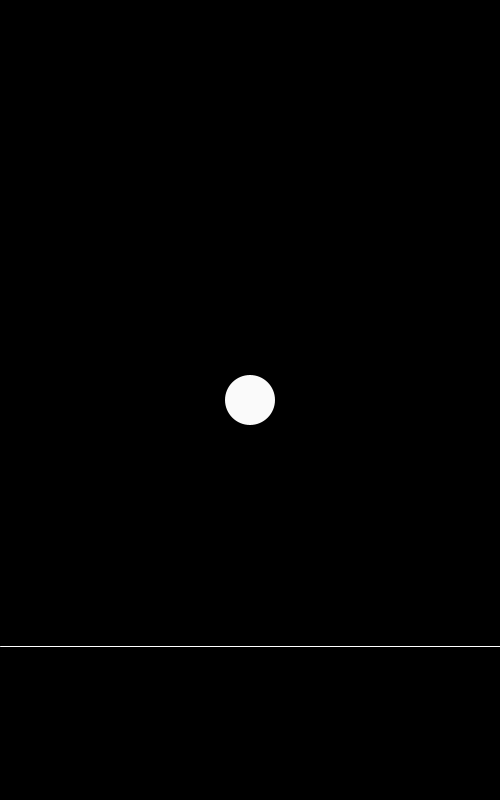
Frame 1 (no input)
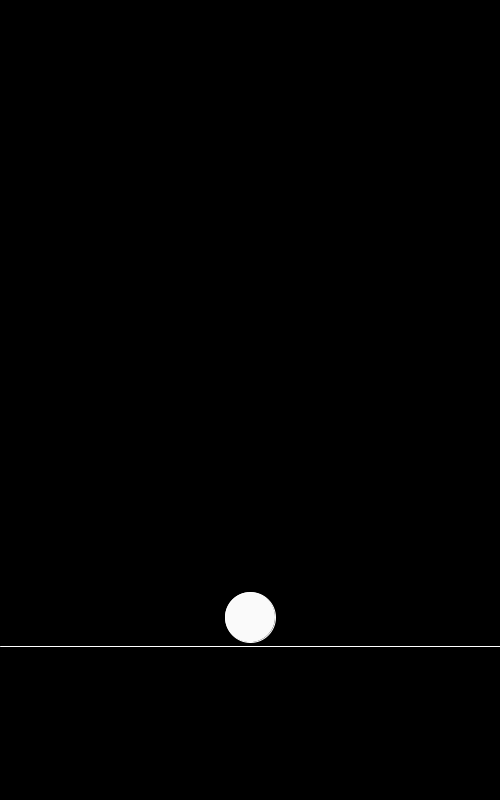
Frame 60 (the mouse pressed at the canvas centre just before this capture)
Frame 120 (the mouse held since frame 60 and released just before this capture): identical to frame 60, image omitted

The Processing sketch that drew these frames (run headless with seeded random() and noise(); from frame 60 on, the mouse is pressed at the canvas centre):

// Processing sketch: Gravity
// ── Gravity.pde
float ballX = 250,ballY=400,ballSpeed=0,ballDiameter = 50;
float gravity = 9.87;

void setup(){
  size(500,800);
  frameRate(10);
  noStroke();
  fill(250);
}
void draw(){
    background(0);
    ellipse(ballX,ballY,ballDiameter,ballDiameter);
    if(ballY <= 608){
      ballSpeed +=gravity;
  ballY+=ballSpeed;
}
    stroke(255);
    line(0,617.13995+(ballDiameter/2)+4,500,617.13995+(ballDiameter/2)+4);
    
    if(ballY >= 600 && !(ballY > 700))ballSpeed *=-1;
    //if(ballY > 750)ballSpeed = 0;
    println(ballY);
}
